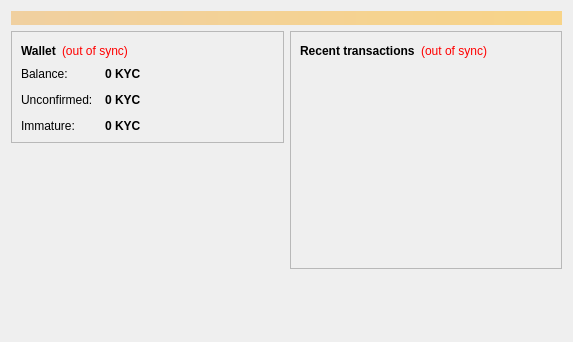
<?xml version="1.0" encoding="UTF-8"?>
<ui version="4.0">
 <class>OverviewPage</class>
 <widget class="QWidget" name="OverviewPage">
  <property name="geometry">
   <rect>
    <x>0</x>
    <y>0</y>
    <width>573</width>
    <height>342</height>
   </rect>
  </property>
  <property name="windowTitle">
   <string>Form</string>
  </property>
  <layout class="QVBoxLayout" name="topLayout">
   <item>
    <widget class="QLabel" name="labelAlerts">
     <property name="visible">
      <bool>false</bool>
     </property>
     <property name="styleSheet">
      <string notr="true">background-color: qlineargradient(x1: 0, y1: 0, x2: 1, y2: 0, stop:0 #F0D0A0, stop:1 #F8D488); color:#000000;</string>
     </property>
     <property name="wordWrap">
      <bool>true</bool>
     </property>
     <property name="margin">
      <number>3</number>
     </property>
    </widget>
   </item>
   <item>
    <layout class="QHBoxLayout" name="horizontalLayout" stretch="1,1">
     <item>
      <layout class="QVBoxLayout" name="verticalLayout_2">
       <item>
        <widget class="QFrame" name="frame">
         <property name="frameShape">
          <enum>QFrame::StyledPanel</enum>
         </property>
         <property name="frameShadow">
          <enum>QFrame::Raised</enum>
         </property>
         <layout class="QVBoxLayout" name="verticalLayout_4">
          <item>
           <layout class="QHBoxLayout" name="horizontalLayout_4">
            <item>
             <widget class="QLabel" name="label_5">
              <property name="font">
               <font>
                <weight>75</weight>
                <bold>true</bold>
               </font>
              </property>
              <property name="text">
               <string>Wallet</string>
              </property>
             </widget>
            </item>
            <item>
             <widget class="QLabel" name="labelWalletStatus">
              <property name="toolTip">
               <string>The displayed information may be out of date. Your wallet automatically synchronizes with the Koyuncoin network after a connection is established, but this process has not completed yet.</string>
              </property>
              <property name="styleSheet">
               <string notr="true">QLabel { color: red; }</string>
              </property>
              <property name="text">
               <string notr="true">(out of sync)</string>
              </property>
              <property name="alignment">
               <set>Qt::AlignLeading|Qt::AlignLeft|Qt::AlignVCenter</set>
              </property>
             </widget>
            </item>
            <item>
             <spacer name="horizontalSpacer_2">
              <property name="orientation">
               <enum>Qt::Horizontal</enum>
              </property>
              <property name="sizeHint" stdset="0">
               <size>
                <width>40</width>
                <height>20</height>
               </size>
              </property>
             </spacer>
            </item>
           </layout>
          </item>
          <item>
           <layout class="QFormLayout" name="formLayout_2">
            <property name="fieldGrowthPolicy">
             <enum>QFormLayout::AllNonFixedFieldsGrow</enum>
            </property>
            <property name="horizontalSpacing">
             <number>12</number>
            </property>
            <property name="verticalSpacing">
             <number>12</number>
            </property>
            <item row="0" column="0">
             <widget class="QLabel" name="label">
              <property name="text">
               <string>Balance:</string>
              </property>
             </widget>
            </item>
            <item row="0" column="1">
             <widget class="QLabel" name="labelBalance">
              <property name="font">
               <font>
                <weight>75</weight>
                <bold>true</bold>
               </font>
              </property>
              <property name="cursor">
               <cursorShape>IBeamCursor</cursorShape>
              </property>
              <property name="toolTip">
               <string>Your current balance</string>
              </property>
              <property name="text">
               <string notr="true">0 KYC</string>
              </property>
              <property name="textInteractionFlags">
               <set>Qt::LinksAccessibleByMouse|Qt::TextSelectableByKeyboard|Qt::TextSelectableByMouse</set>
              </property>
             </widget>
            </item>
            <item row="1" column="0">
             <widget class="QLabel" name="label_3">
              <property name="text">
               <string>Unconfirmed:</string>
              </property>
             </widget>
            </item>
            <item row="1" column="1">
             <widget class="QLabel" name="labelUnconfirmed">
              <property name="font">
               <font>
                <weight>75</weight>
                <bold>true</bold>
               </font>
              </property>
              <property name="cursor">
               <cursorShape>IBeamCursor</cursorShape>
              </property>
              <property name="toolTip">
               <string>Total of transactions that have yet to be confirmed, and do not yet count toward the current balance</string>
              </property>
              <property name="text">
               <string notr="true">0 KYC</string>
              </property>
              <property name="textInteractionFlags">
               <set>Qt::LinksAccessibleByMouse|Qt::TextSelectableByKeyboard|Qt::TextSelectableByMouse</set>
              </property>
             </widget>
            </item>
            <item row="2" column="0">
             <widget class="QLabel" name="labelImmatureText">
              <property name="text">
               <string>Immature:</string>
              </property>
             </widget>
            </item>
            <item row="2" column="1">
             <widget class="QLabel" name="labelImmature">
              <property name="font">
               <font>
                <weight>75</weight>
                <bold>true</bold>
               </font>
              </property>
              <property name="toolTip">
               <string>Mined balance that has not yet matured</string>
              </property>
              <property name="text">
               <string notr="true">0 KYC</string>
              </property>
              <property name="textInteractionFlags">
               <set>Qt::LinksAccessibleByMouse|Qt::TextSelectableByKeyboard|Qt::TextSelectableByMouse</set>
              </property>
             </widget>
            </item>
           </layout>
          </item>
         </layout>
        </widget>
       </item>
       <item>
        <spacer name="verticalSpacer">
         <property name="orientation">
          <enum>Qt::Vertical</enum>
         </property>
         <property name="sizeHint" stdset="0">
          <size>
           <width>20</width>
           <height>40</height>
          </size>
         </property>
        </spacer>
       </item>
      </layout>
     </item>
     <item>
      <layout class="QVBoxLayout" name="verticalLayout_3">
       <item>
        <widget class="QFrame" name="frame_2">
         <property name="frameShape">
          <enum>QFrame::StyledPanel</enum>
         </property>
         <property name="frameShadow">
          <enum>QFrame::Raised</enum>
         </property>
         <layout class="QVBoxLayout" name="verticalLayout">
          <item>
           <layout class="QHBoxLayout" name="horizontalLayout_2">
            <item>
             <widget class="QLabel" name="label_4">
              <property name="text">
               <string>&lt;b&gt;Recent transactions&lt;/b&gt;</string>
              </property>
             </widget>
            </item>
            <item>
             <widget class="QLabel" name="labelTransactionsStatus">
              <property name="toolTip">
               <string>The displayed information may be out of date. Your wallet automatically synchronizes with the Koyuncoin network after a connection is established, but this process has not completed yet.</string>
              </property>
              <property name="styleSheet">
               <string notr="true">QLabel { color: red; }</string>
              </property>
              <property name="text">
               <string notr="true">(out of sync)</string>
              </property>
              <property name="alignment">
               <set>Qt::AlignRight|Qt::AlignTrailing|Qt::AlignVCenter</set>
              </property>
             </widget>
            </item>
            <item>
             <spacer name="horizontalSpacer">
              <property name="orientation">
               <enum>Qt::Horizontal</enum>
              </property>
              <property name="sizeHint" stdset="0">
               <size>
                <width>40</width>
                <height>20</height>
               </size>
              </property>
             </spacer>
            </item>
           </layout>
          </item>
          <item>
           <widget class="QListView" name="listTransactions">
            <property name="styleSheet">
             <string notr="true">QListView { background: transparent; }</string>
            </property>
            <property name="frameShape">
             <enum>QFrame::NoFrame</enum>
            </property>
            <property name="verticalScrollBarPolicy">
             <enum>Qt::ScrollBarAlwaysOff</enum>
            </property>
            <property name="horizontalScrollBarPolicy">
             <enum>Qt::ScrollBarAlwaysOff</enum>
            </property>
            <property name="selectionMode">
             <enum>QAbstractItemView::NoSelection</enum>
            </property>
           </widget>
          </item>
         </layout>
        </widget>
       </item>
       <item>
        <spacer name="verticalSpacer_2">
         <property name="orientation">
          <enum>Qt::Vertical</enum>
         </property>
         <property name="sizeHint" stdset="0">
          <size>
           <width>20</width>
           <height>40</height>
          </size>
         </property>
        </spacer>
       </item>
      </layout>
     </item>
    </layout>
   </item>
  </layout>
 </widget>
 <resources/>
 <connections/>
</ui>
